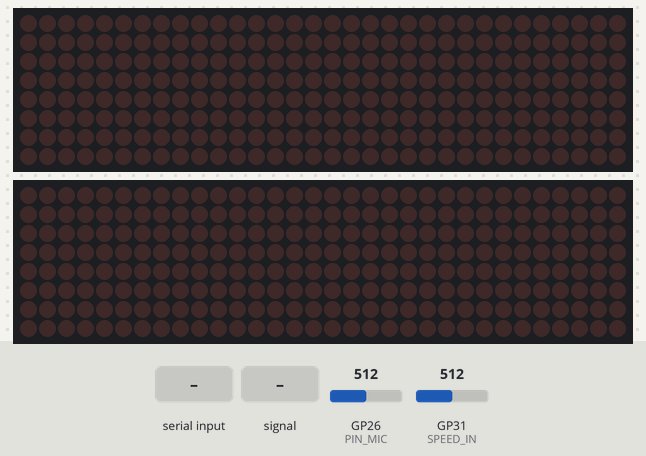
Recording of a sketch running on a simulated Raspberry Pi Pico. On the bench: 2 × 32×8 LED matrix. The test bench sets the inputs (shaded band); at power-on: GP26 (PIN_MIC) = 512, GP31 (SPEED_IN) = 512. What the sketch prints to the serial monitor is not drawn.

Above: at 1.2 s.
1.3 s: "EQ_ON\n" received over Serial
At 1.5 s:
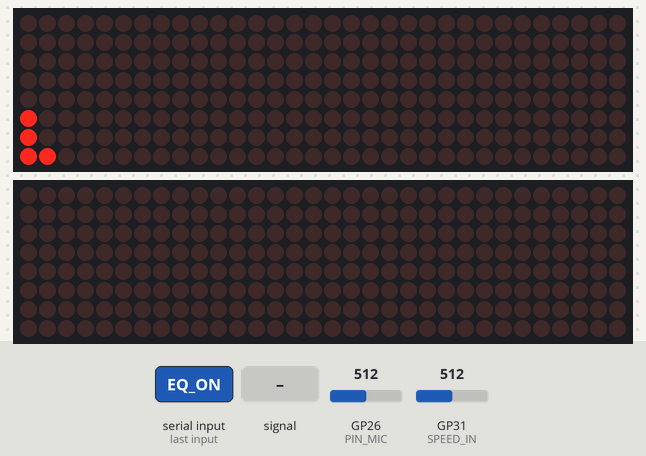
4.3 s: GP26 (PIN_MIC) fed a 200 Hz sine of ±81 counts around its level
At 4.74 s:
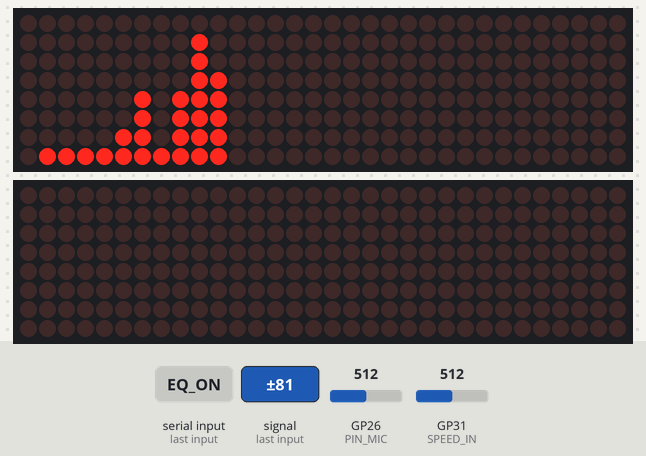
7.0 s: "START\n" received over Serial
At 7.27 s:
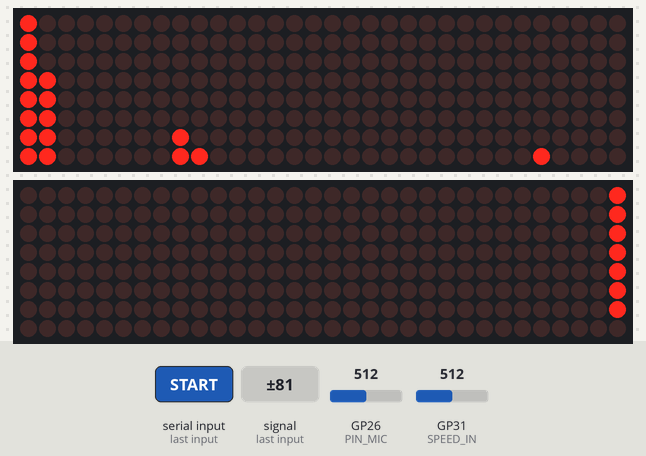
9.5 s: GP26 (PIN_MIC) set to 0
At 11.46 s:
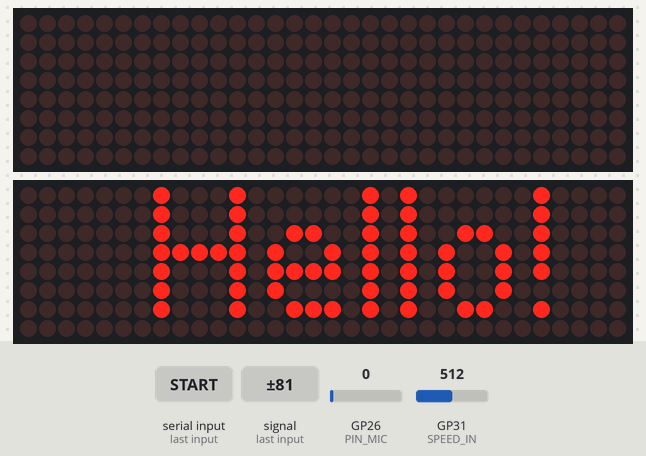
11.5 s: GP26 (PIN_MIC) set to 716
At 11.8 s:
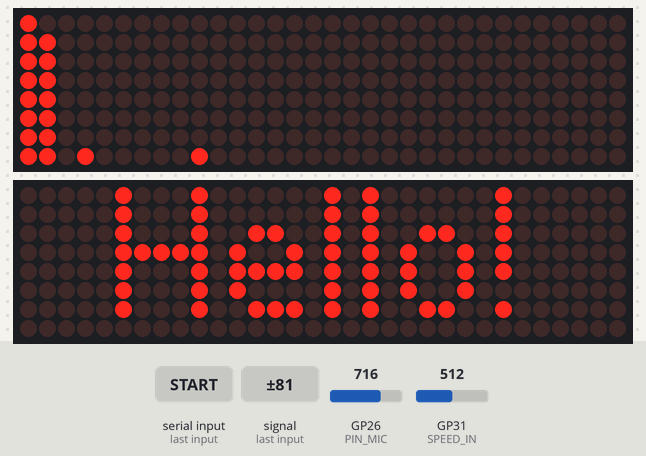
14.5 s: GP26 (PIN_MIC) fed a 1000 Hz sine of ±255 counts around its level
At 14.98 s:
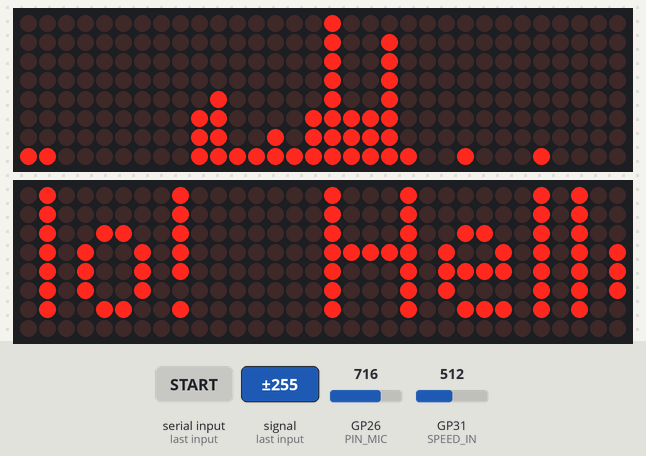
Timing chart, 0 to 16.7 s (numbered marks = the images above; inputs shaded):
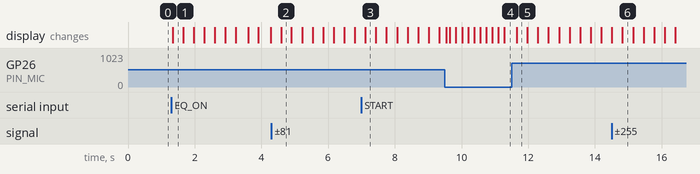

The sketch:

SAMEN.ino
```cpp
#include <MD_MAX72xx.h>
#include <SPI.h>
#include <arduinoFFT.h>

void setup() {
  setup1();  // Initialize the FFT setup
  setup2();  // Initialize the scrolling display setup
}

void loop() {
  Serial.println("Running loop1...");
  loop1();

  Serial.println("Running loop2...");
  loop2();
}
```

EQ.ino
```cpp
#include <arduinoFFT.h>
#include <MD_MAX72xx.h>

// Set true to calibrate the EQ array values
constexpr bool CALIBRATION = true;

// Board configuration for Arduino Uno
constexpr int PIN_CS = 10;   // Chip Select for MAX7219
constexpr int PIN_CLK = 13;  // Clock for SPI (SCK)
constexpr int PIN_DIN = 11;  // Data Input (MOSI)
constexpr int PIN_MIC = A0;  // Microphone Analog Input

// MAX7219 configuration
constexpr int NUM_MATRIX = 4, NUM_DOT = 8;
static MD_MAX72XX disp = MD_MAX72XX(MD_MAX72XX::FC16_HW, PIN_DIN, PIN_CLK, PIN_CS, NUM_MATRIX);
constexpr int bar[] = {
  0b00000000,
  0b10000000,
  0b11000000,
  0b11100000,
  0b11110000,
  0b11111000,
  0b11111100,
  0b11111110,
  0b11111111,
};

// FFT configuration
constexpr int SAMPLES = 128, SAMPLING_FREQ = 32000;

// Display configuration
constexpr int NUM_BANDS = NUM_DOT * NUM_MATRIX, MAX_VALUE = 80;

// Amplifier and EQ
constexpr double AMPLITUDE = 4;
static double EQ[NUM_BANDS] = {
  1.10,
  0.90,
  0.31,
  0.38,
  0.28,
  0.29,
  0.44,
  0.33,
  0.50,
  1.71,
  1.98,
  0.38,
  0.41,
  0.48,
  0.32,
  0.32,
  0.28,
  0.23,
  0.25,
  0.96,
  0.23,
  0.12,
  0.24,
  0.43,
  0.22,
  0.30,
  0.15,
  0.55,
  0.08,
  0.11,
  0.06,
  0.08,
};

static unsigned int sampling_period_us;
static double vReal[SAMPLES], vImag[SAMPLES], bands[NUM_BANDS];
static arduinoFFT fft = arduinoFFT(vReal, vImag, SAMPLES, SAMPLING_FREQ);

static void disp_init() {
  disp.begin();
  disp.control(MD_MAX72XX::UPDATE, 0);
  disp.control(MD_MAX72XX::INTENSITY, MAX_INTENSITY / 8);
}

static void eq_init() {
  for (int i = 0; i < NUM_BANDS; i++) {
    EQ[i] /= AMPLITUDE;
  }
}

void setup1() {
  sampling_period_us = round(1000000 * (1.0 / SAMPLING_FREQ));
  eq_init();
  Serial.begin(57600);  // Initialize Serial Monitor
  disp_init();
  Serial.println("Type 'START' to begin and 'STOP' to end.");
}

static void do_sampling() {
  memset(vImag, 0, sizeof(vImag));
  for (int i = 0; i < SAMPLES; i++) {
    auto newTime = micros();
    vReal[i] = analogRead(PIN_MIC);
    while ((micros() - newTime) < sampling_period_us) {
      // Wait until the next sample
    }
  }
}

static void calc_fft() {
  fft.DCRemoval();
  fft.Windowing(FFTWindow::Hamming, FFTDirection::Forward);
  fft.Compute(FFTDirection::Forward);
  fft.ComplexToMagnitude();
}

// Map 48 FFT bins to 32 spectrum bands
static int bin_to_band(int bin) {
  switch (bin) {
    case 0 ... 25: return bin;
    case 26 ... 27: return 26;
    case 28 ... 29: return 27;
    case 30 ... 33: return 28;
    case 34 ... 37: return 29;
    case 38 ... 42: return 30;
    case 43 ... 47: return 31;
    default: return 31;
  }
}

static void collect_bands() {
  memset(bands, 0, sizeof(bands));
  for (int i = 0; i < 48; i++) {
    bands[bin_to_band(i)] += vReal[i];
  }
}

static void post_processing() {
  for (int i = 0; i < NUM_BANDS; i++) {
    bands[i] *= EQ[i];
  }
}

static void display() {
  double max_v = 0;
  for (int i = 0; i < NUM_BANDS; i++) {
    max_v = max(max_v, bands[i]);
  }

  // Filter noise
  if (max_v < MAX_VALUE / NUM_DOT * 2) {
    memset(bands, 0, sizeof(bands));
  }
  max_v = max(max_v, MAX_VALUE);

  for (int i = 0; i < NUM_BANDS; i++) {
    disp.setColumn(NUM_BANDS - i - 1, bar[map(bands[i], 0, max_v, 0, 8)]);
  }
  disp.update();
}

bool eqActive = false;

void loop1() {
  // Check if there's new input from the Serial Monitor
  if (Serial.available()) {
    String command = Serial.readStringUntil('\n');
    command.trim();  // Remove any extra spaces or newline characters
    Serial.println(command);

    if (command == "EQ_ON") {
      eqActive = true;
      Serial.println("Equalizer started");
    } else if (command == "EQ_OFF") {
      eqActive = false;  // Fix: set eqActive to false, not command
      disp.clear();
      disp.update();
      Serial.println("Equalizer stopped");
    }
  }

  if (eqActive) {
    do_sampling();
    calc_fft();
    collect_bands();

    // Calculate and display mic volume
    double volume = 0;
    for (int i = 0; i < SAMPLES; i++) {
      volume += vReal[i];
    }
    volume /= SAMPLES;  // Average volume
    // Serial.print("Mic Volume: ");
    // Serial.println(volume);

    post_processing();
    display();
  }
}
```

SCROLL.ino
```cpp
// Use the MD_MAX72XX library to scroll text on the display
//
// Demonstrates the use of the callback function to control what
// is scrolled on the display text.
//
// User can enter text on the serial monitor and this will display as a
// scrolling message on the display.
// Speed for the display is controlled by a pot on SPEED_IN analog in.
//
#include <MD_MAX72xx.h>
#include <SPI.h>

#define IMMEDIATE_NEW   0     // if 1 will immediately display a new message
#define USE_POT_CONTROL 1
#define PRINT_CALLBACK  0

#define PRINT(s, v) { Serial.print(F(s)); Serial.print(v); }

// Define the number of devices we have in the chain and the hardware interface
// NOTE: These pin numbers will probably not work with your hardware and may
// need to be adapted
#define HARDWARE_TYPE MD_MAX72XX::FC16_HW
#define MAX_DEVICES 4

#define CLK_PIN   13  // or SCK
#define DATA_PIN  11  // or MOSI
#define CS_PIN    10  // or SS

// SPI hardware interface
MD_MAX72XX mx = MD_MAX72XX(HARDWARE_TYPE, CS_PIN, MAX_DEVICES);
// Arbitrary pins
//MD_MAX72XX mx = MD_MAX72XX(HARDWARE_TYPE, DATA_PIN, CLK_PIN, CS_PIN, MAX_DEVICES);

// Scrolling parameters
#if USE_POT_CONTROL
#define SPEED_IN  A5
#else
#define SCROLL_DELAY  75  // in milliseconds
#endif // USE_POT_CONTROL

#define CHAR_SPACING  1 // pixels between characters

// Global message buffers shared by Serial and Scrolling functions
#define BUF_SIZE  75
uint8_t curMessage[BUF_SIZE] = { "Hello!  " };
uint8_t newMessage[BUF_SIZE];
bool newMessageAvailable = false;

uint16_t  scrollDelay;  // in milliseconds

void readSerial(void)
{
  static uint8_t  putIndex = 0;

  while (Serial.available())
  {
    newMessage[putIndex] = (char)Serial.read();
    if ((newMessage[putIndex] == '\n') || (putIndex >= BUF_SIZE-3)) // end of message character or full buffer
    {
      // put in a message separator and end the string
      newMessage[putIndex++] = ' ';
      newMessage[putIndex] = '\0';
      // restart the index for next filling spree and flag we have a message waiting
      putIndex = 0;
      newMessageAvailable = true;
    }
    else if (newMessage[putIndex] != '\r')
      // Just save the next char in next location
      putIndex++;
  }
}

void scrollDataSink(uint8_t dev, MD_MAX72XX::transformType_t t, uint8_t col)
// Callback function for data that is being scrolled off the display
{
#if PRINT_CALLBACK
  Serial.print("\n cb ");
  Serial.print(dev);
  Serial.print(' ');
  Serial.print(t);
  Serial.print(' ');
  Serial.println(col);
#endif
}

uint8_t scrollDataSource(uint8_t dev, MD_MAX72XX::transformType_t t)
// Callback function for data that is required for scrolling into the display
{
  static uint8_t* p = curMessage;
  static enum { NEW_MESSAGE, LOAD_CHAR, SHOW_CHAR, BETWEEN_CHAR } state = LOAD_CHAR;
  static uint8_t  curLen, showLen;
  static uint8_t  cBuf[15];
  uint8_t colData = 0;    // blank column is the default

#if IMMEDIATE_NEW
  if (newMessageAvailable)  // there is a new message waiting
  {
    state = NEW_MESSAGE;
    mx.clear(); // clear the display
  }
#endif

  // finite state machine to control what we do on the callback
  switch(state)
  {
    case NEW_MESSAGE:   // Load the new message
      memcpy(curMessage, newMessage, BUF_SIZE);	// copy it in
      newMessageAvailable = false;    // used it!
      p = curMessage;
      state = LOAD_CHAR;
      break;

    case LOAD_CHAR: // Load the next character from the font table
      showLen = mx.getChar(*p++, sizeof(cBuf)/sizeof(cBuf[0]), cBuf);
      curLen = 0;
      state = SHOW_CHAR;

      // if we reached end of message, opportunity to load the next
      if (*p == '\0')
      {
        p = curMessage;     // reset the pointer to start of message
#if !IMMEDIATE_NEW
        if (newMessageAvailable)  // there is a new message waiting
        {
          state = NEW_MESSAGE;    // we will load it here
          break;
        }
#endif
      }
      // !! deliberately fall through to next state to start displaying

    case SHOW_CHAR: // display the next part of the character
      colData = cBuf[curLen++];
      if (curLen == showLen)
      {
        showLen = CHAR_SPACING;
        curLen = 0;
        state = BETWEEN_CHAR;
      }
      break;

    case BETWEEN_CHAR: // display inter-character spacing (blank columns)
      colData = 0;
      curLen++;
      if (curLen == showLen)
        state = LOAD_CHAR;
      break;

    default:
      state = LOAD_CHAR;
  }

  return(colData);
}

 void scrollText(void)
{
  static uint32_t	prevTime = 0;

  // Is it time to scroll the text?
  if (millis()-prevTime >= scrollDelay)
  {
    mx.transform(MD_MAX72XX::TSL);  // scroll along - the callback will load all the data
    prevTime = millis();      // starting point for next time
  }
}

uint16_t getScrollDelay(void)
{
#if USE_POT_CONTROL
  uint16_t  t;

  t = analogRead(SPEED_IN);
  t = map(t, 0, 1023, 25, 250);

  return(t);
#else
  return(SCROLL_DELAY);
#endif
}

void setup2()
{
  mx.begin();
  mx.setShiftDataInCallback(scrollDataSource);
  mx.setShiftDataOutCallback(scrollDataSink);

#if USE_POT_CONTROL
  pinMode(SPEED_IN, INPUT);
#else
  scrollDelay = SCROLL_DELAY;
#endif

  newMessage[0] = '\0';

  Serial.begin(57600);
  Serial.print("\n[MD_MAX72XX Message Display]\nType a message for the scrolling display\nEnd message line with a newline");
}

bool Scroll = false;  // Initialize Scroll variable as false

void loop2() {
  // Check if there's new input from the Serial Monitor
  if (Serial.available()) {
    String command = Serial.readStringUntil('\n');
    command.trim();  // Remove any extra spaces or newline characters
    Serial.println(command);

    // Toggle scrolling based on the command
    if (command == "START") {
      Scroll = true;
      Serial.println("Scrolling started");
    } else if (command == "STOP") {
      Scroll = false;
      mx.clear();  // Clear the display when STOP command is received
      mx.update();  // Ensure the display updates to clear it
      Serial.println("Scrolling stopped");
    }
  }

  if (Scroll) {
    // If Scroll is true, perform scrolling actions
    scrollDelay = getScrollDelay();
    readSerial();
    scrollText();
  }
}
```

Measured:
- after the input at 1.3 s, the display: changes at once (image 1)
- after the input at 4.3 s, the display: changes after 0.29 s (image 2)
- after the input at 7.0 s, the display: changes after 0.12 s (image 3)
- after the input at 9.5 s, the display: first changes at once (image 4 shows a later state)
- after the input at 11.5 s, the display: changes after 0.15 s (image 5)
- after the input at 14.5 s, the display: first differs from a run without the input after 0.33 s (image 6)
